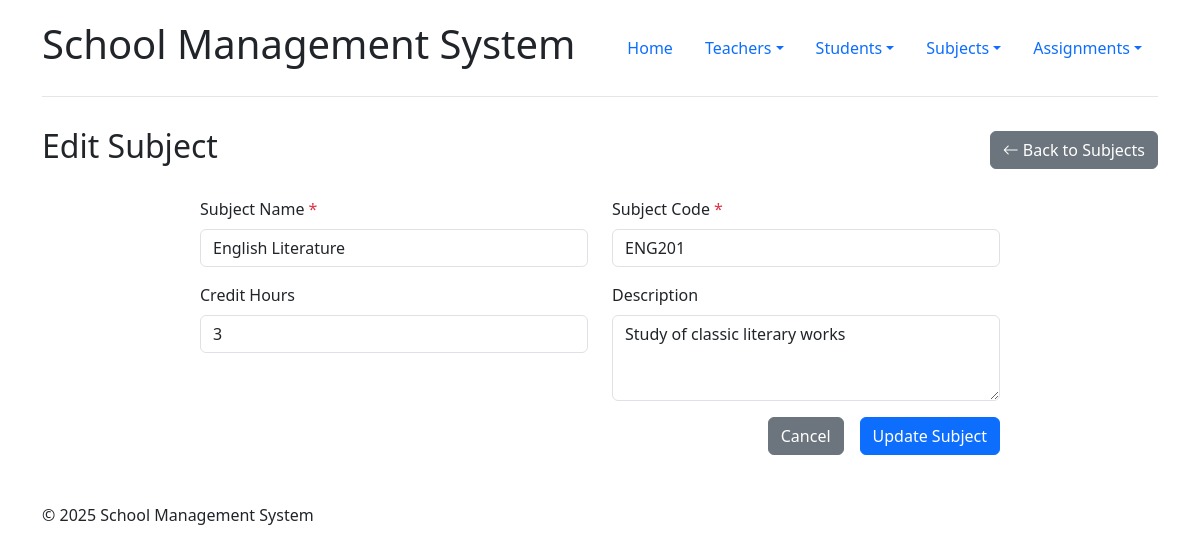
The app's page /subjects/edit.php?id=2 with its own data.
### tables this page shows
CREATE TABLE IF NOT EXISTS subjects (
    subject_id INT AUTO_INCREMENT PRIMARY KEY,
    subject_name VARCHAR(100) NOT NULL,
    subject_code VARCHAR(20) UNIQUE NOT NULL,
    description TEXT,
    credit_hours INT,
    created_at TIMESTAMP DEFAULT CURRENT_TIMESTAMP,
    updated_at TIMESTAMP DEFAULT CURRENT_TIMESTAMP ON UPDATE CURRENT_TIMESTAMP
);

### config.php (called while the page is built, shortened)
<?php
$host = 'localhost';
$user = 'root';
$password = '';
$database = 'school_management';
$conn = new mysqli($host, $user, $password, $database);
$conn->set_charset("utf8mb4");
function sanitize($data) {
    global $conn;
    $data = trim($data);
    $data = stripslashes($data);
    $data = htmlspecialchars($data);
    return $conn->real_escape_string($data);
}
?>

### subjects/edit.php (the view, shortened to what this page needs)
<?php
require_once '../includes/header.php';
$subject_id = sanitize($_GET['id']);
$query = "SELECT * FROM subjects WHERE subject_id = ?";
$stmt = $conn->prepare($query);
$stmt->bind_param("i", $subject_id);
$stmt->execute();
$result = $stmt->get_result();
$subject = $result->fetch_assoc();
?>
<div class="row">
    <div class="col-md-12">
        <div class="d-flex justify-content-between align-items-center mb-4">
            <h2>Edit Subject</h2>
            <a href="index.php" class="btn btn-secondary"><i class="bi bi-arrow-left"></i> Back to Subjects</a>
        </div>
        <div class="form-container">
            <form method="POST" action="">
                <div class="row mb-3">
                    <div class="col-md-6">
                        <label for="subject_name" class="form-label">Subject Name <span class="text-danger">*</span></label>
                        <input type="text" class="form-control" id="subject_name" name="subject_name" value="<?php echo isset($_POST['subject_name']) ? htmlspecialchars($_POST['subject_name']) : htmlspecialchars($subject['subject_name']); ?>" required>
                    </div>
                    <div class="col-md-6">
                        <label for="subject_code" class="form-label">Subject Code <span class="text-danger">*</span></label>
                        <input type="text" class="form-control" id="subject_code" name="subject_code" value="<?php echo isset($_POST['subject_code']) ? htmlspecialchars($_POST['subject_code']) : htmlspecialchars($subject['subject_code']); ?>" required>
                    </div>
                </div>
                <div class="row mb-3">
                    <div class="col-md-6">
                        <label for="credit_hours" class="form-label">Credit Hours</label>
                        <input type="number" class="form-control" id="credit_hours" name="credit_hours" value="<?php echo isset($_POST['credit_hours']) ? htmlspecialchars($_POST['credit_hours']) : htmlspecialchars($subject['credit_hours']); ?>">
                    </div>
                    <div class="col-md-6">
                        <label for="description" class="form-label">Description</label>
                        <textarea class="form-control" id="description" name="description" rows="3"><?php echo isset($_POST['description']) ? htmlspecialchars($_POST['description']) : htmlspecialchars($subject['description']); ?></textarea>
                    </div>
                </div>
                <div class="d-grid gap-2 d-md-flex justify-content-md-end">
                    <a href="/school/subjects/index.php" class="btn btn-secondary me-md-2">Cancel</a>
                    <button type="submit" class="btn btn-primary">Update Subject</button>
                </div>
            </form>
        </div>
    </div>
</div>
<?php require_once '../includes/footer.php'; ?>

### includes/header.php (style rules this page uses)
body { padding-top: 20px; padding-bottom: 20px; }
.form-container { max-width: 800px; margin: 0 auto; }

### records on screen
subjects: subject_name "English Literature", subject_code "ENG201", credit_hours "3", description "Study of classic literary works"
